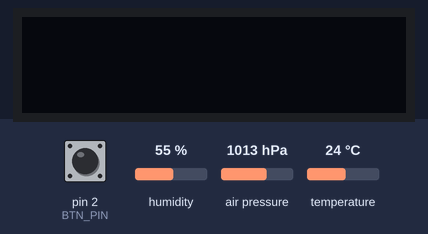
Simulated run of this sketch. Board: Arduino Uno, built with avr-gcc and run on an emulated ATmega328P. Shown: 128×32 one-colour display. The inputs (shaded band) are chosen by the test bench; at power-on: pin 2 (BTN_PIN) HIGH, humidity 55 %, air pressure 1013 hPa, temperature 24 °C. The display library's start-up logo is not drawn; sleep ends after the set time or at an interrupt; what the sketch prints to the serial monitor is not drawn.

Above: at 3.2 s.
3.3 s: pin 2 (BTN_PIN) pulled LOW for 3 s
At 4.4 s:
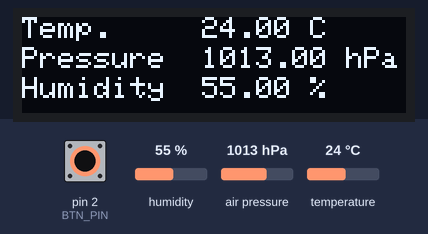
11.4 s: pin 2 (BTN_PIN) pulled LOW for 3 s
19.5 s: humidity set to 22 %
At 20.9 s:
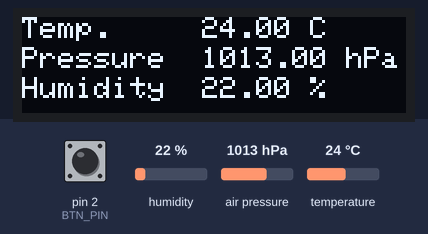
27.6 s: air pressure set to 952 hPa
At 29.1 s:
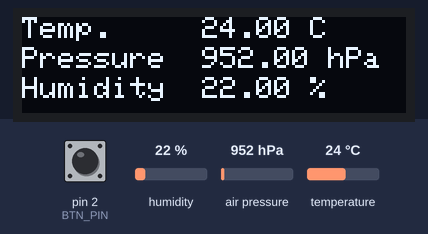
35.7 s: temperature set to 12 °C
At 37.0 s:
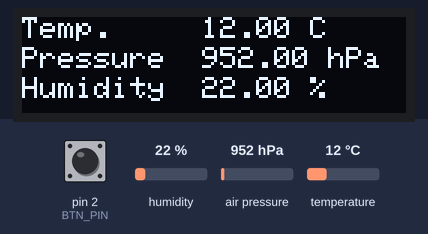
Timing chart, 0 to 38.7 s (numbered marks = the images above; inputs shaded):
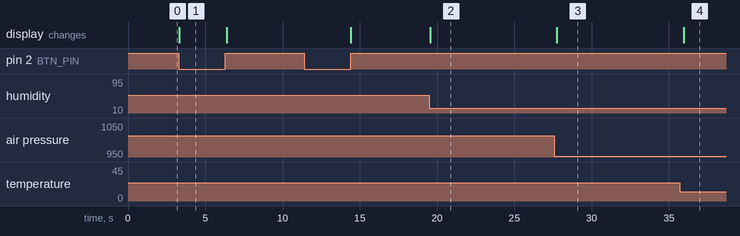

Measured:
- after the input at 3.3 s, the display: changes at once (image 1)
- after the input at 19.5 s, the display: changes after 0.07 s (image 2)
- after the input at 27.6 s, the display: changes after 0.16 s (image 3)
- after the input at 35.7 s, the display: changes after 0.27 s (image 4)

The sketch:

weather-station.ino
```cpp
#include <Wire.h>
#include <Adafruit_Sensor.h>
#include <Adafruit_BME280.h>
// #include <LowPower.h>
#include <SoftwareSerial.h>
#include <avr/wdt.h>
#include <avr/sleep.h>

#include "DisplayUtils.h"

#define SCREEN_WIDTH 128
#define SCREEN_HEIGHT 32

#define BME280_ADDRESS 0x76

#define BTN_PIN 2
#define ESP_RX_PIN 5
#define ESP_TX_PIN 6

Adafruit_BME280 bme;
DisplayUtils displayUtils(SCREEN_WIDTH, SCREEN_HEIGHT);
SoftwareSerial espSerial(ESP_RX_PIN, ESP_TX_PIN); // RX, TX

const int watchdogInterval = 8; // WDT interval in seconds (max 8 seconds)
const int wakeupIntervals = (16 / watchdogInterval); // 600 seconds = 10 minutes
volatile int wakeupCounter = 0;
volatile bool isScreenOn = false, btnPressed = false, sendDataFlag = false, wasInSleepMode = false;

void setup() {
  Serial.begin(9600); // Serial monitor for debugging
  espSerial.begin(9600); // Communication with ESP8266


  unsigned status = bme.begin(BME280_ADDRESS, &Wire);
  if (!status) {
    Serial.println("Could not find a valid BME280 sensor, check wiring, address, sensor ID!");
    Serial.print("SensorID was: 0x"); Serial.println(bme.sensorID(),16);
    while (1) delay(10);
  }
  displayUtils.initDisplay();

  pinMode(BTN_PIN, INPUT);
  attachInterrupt(digitalPinToInterrupt(BTN_PIN), callback, CHANGE);

  // Setup the watchdog timer
  setupWatchdog();
}

void loop() {
  int btnState = digitalRead(BTN_PIN);
  if (btnState == 0) btnPressed = false;

  if (sendDataFlag) {
    sendDataFlag = false;
    String temp = String(bme.readTemperature());
    String pressure = String(bme.readPressure() / 100.0F);
    String humidity = String(bme.readHumidity());

    sendMeasurementsToEsp(temp, pressure, humidity);

    if (wasInSleepMode) {
      enterSleepMode(); // Go back to sleep if it was in sleep mode
    }
  }

  if (isScreenOn) {
    wasInSleepMode = false; // Reset the flag since Arduino is now active
    Serial.println("Screen is on...");

    String temp = String(bme.readTemperature());
    String pressure = String(bme.readPressure() / 100.0F);
    String humidity = String(bme.readHumidity());

    // Print values to the screen
    printValues(temp, pressure, humidity);

    delay(1000);
  } else {
    enterSleepMode();
  }

  // Listen to the espSerial messages and print them to the console
  if (espSerial.available()) {
    String espMessage = espSerial.readStringUntil('\n');
    Serial.println("Message from ESP8266: " + espMessage);
  }

}

void sendMeasurementsToEsp(String temp, String pressure, String humidity) {
  Serial.println("Sending data...");
  String sensorData = temp + "," + humidity + "," + pressure;
  espSerial.println(sensorData);
}

void printValues(String temp, String pressure, String humidity) {
  displayUtils.clearDisplay();

  displayUtils.drawText("Temp.", 0, 0);
  displayUtils.drawText(temp + " C", 60, 0);

  displayUtils.drawText("Pressure", 0, 10);
  displayUtils.drawText(pressure + " hPa", 60, 10);

  displayUtils.drawText("Humidity", 0, 20);
  displayUtils.drawText(humidity + " %", 60, 20);

  displayUtils.updateDisplay();

  Serial.println("T: " + temp + " °C, P: " + pressure + " hPa, Hum " + humidity + " %");
}

void callback() {
  if (btnPressed) return;

  btnPressed = true;
  Serial.println("Callback called");
  isScreenOn = !isScreenOn;
  Serial.print("isScreenOn: ");
  Serial.println(isScreenOn);
}

void setupWatchdog() {
  cli();  // Disable interrupts
  wdt_reset(); // Reset the watchdog timer

  // Set up WDT to interrupt mode every 8 seconds
  WDTCSR = (1 << WDCE) | (1 << WDE);  // Enable WDT change
  WDTCSR = (1 << WDIE) | (1 << WDP3) | (1 << WDP0);  // Set WDT timeout to 8 seconds

  sei();  // Enable interrupts
}

ISR(WDT_vect) {
  // Watchdog timer interrupt service routine
  wakeupCounter++;
  if (wakeupCounter >= wakeupIntervals) {
    wakeupCounter = 0;
    sendDataFlag = true;
  }
}

void enterSleepMode() {
  wasInSleepMode = true; // Set the flag to indicate Arduino is going to sleep
  Serial.println("Going to sleep...");
  displayUtils.clearDisplay();
  displayUtils.updateDisplay();
  delay(50); // Debounce delay

  // LowPower.powerDown(SLEEP_FOREVER, ADC_OFF, BOD_OFF);

  set_sleep_mode(SLEEP_MODE_PWR_DOWN); // Set sleep mode to power down
  sleep_enable();                       // Enable sleep mode
  sleep_mode();                         // Put the Arduino to sleep

  // Arduino will continue from here after waking up
  sleep_disable(); // Disable sleep mode after waking up
}
```

DisplayUtils.cpp
```cpp
#include "DisplayUtils.h"

#define SCREEN_ADDRESS 0x3C

// Constructor
DisplayUtils::DisplayUtils(uint8_t w, uint8_t h, TwoWire *twi, int8_t rst_pin)
  : display(w, h, twi, rst_pin) {}

// Initialize the display
void DisplayUtils::initDisplay() {
  if(!display.begin(SSD1306_SWITCHCAPVCC, SCREEN_ADDRESS)) {
    Serial.println(F("SSD1306 allocation failed"));
    for(;;);
  }
  display.display();
  delay(2000); // Pause for 2 seconds
  display.clearDisplay();
}

// Method to draw text with default size
void DisplayUtils::drawText(const String &text, int x, int y) {
  drawText(text, x, y, 1);
}

// Method to draw text with specified size
void DisplayUtils::drawText(const String &text, int x, int y, int textSize) {
  display.setTextSize(textSize);
  display.setTextColor(WHITE);
  display.setCursor(x, y);
  display.println(text);
}

// Method to clear the display
void DisplayUtils::clearDisplay() {
  display.clearDisplay();
}

// Method to update the display
void DisplayUtils::updateDisplay() {
  display.display();
}
```

DisplayUtils.h
```cpp
#ifndef DISPLAYUTILS_H
#define DISPLAYUTILS_H

#include <Adafruit_SSD1306.h>

class DisplayUtils {
  private:
    Adafruit_SSD1306 display;

  public:
    // Constructor
    DisplayUtils(uint8_t w, uint8_t h, TwoWire *twi = &Wire, int8_t rst_pin = -1);

    // Initialize the display
    void initDisplay();

    // Methods to draw text
    void drawText(const String &text, int x, int y);
    void drawText(const String &text, int x, int y, int textSize);

    // Method to clear the display
    void clearDisplay();

    // Method to update the display
    void updateDisplay();
};

#endif // DISPLAYUTILS_H
```
